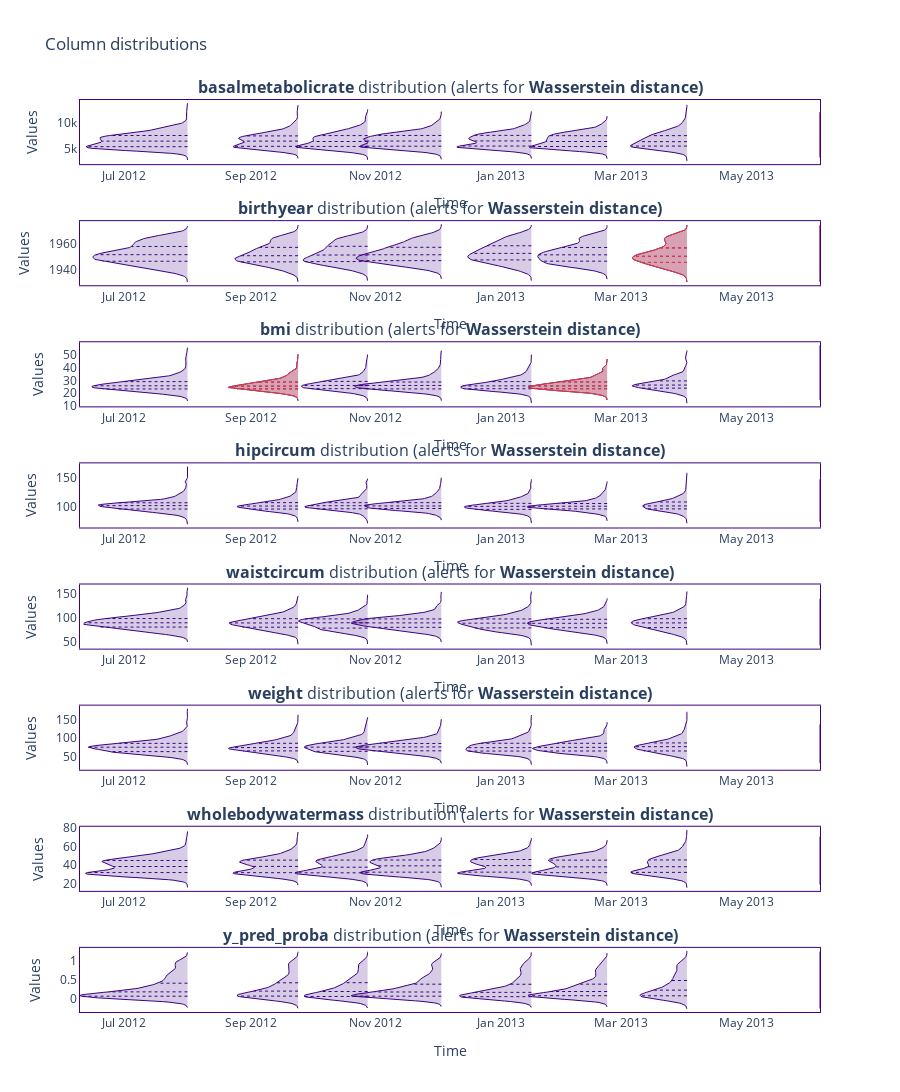

The notebook cell saved with this chart:
### Code cell
figure = results.filter(column_names=results.continuous_column_names, methods=['wasserstein']).plot(kind='distribution')
figure.show()
